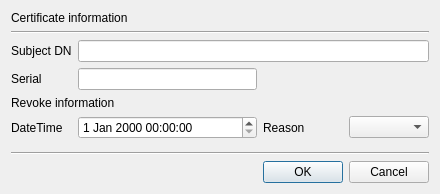
<?xml version="1.0" encoding="UTF-8"?>
<ui version="4.0">
 <class>RevokeCertDlg</class>
 <widget class="QDialog" name="RevokeCertDlg">
  <property name="geometry">
   <rect>
    <x>0</x>
    <y>0</y>
    <width>440</width>
    <height>194</height>
   </rect>
  </property>
  <property name="windowTitle">
   <string>Revoke certificate</string>
  </property>
  <layout class="QGridLayout" name="gridLayout">
   <item row="4" column="0" colspan="2">
    <widget class="QLabel" name="label_4">
     <property name="text">
      <string>Revoke information</string>
     </property>
    </widget>
   </item>
   <item row="2" column="1" colspan="3">
    <widget class="QLineEdit" name="mSubjectDNText"/>
   </item>
   <item row="8" column="2" colspan="2">
    <widget class="QDialogButtonBox" name="buttonBox">
     <property name="orientation">
      <enum>Qt::Horizontal</enum>
     </property>
     <property name="standardButtons">
      <set>QDialogButtonBox::Cancel|QDialogButtonBox::Ok</set>
     </property>
    </widget>
   </item>
   <item row="0" column="0" colspan="2">
    <widget class="QLabel" name="label">
     <property name="text">
      <string>Certificate information</string>
     </property>
    </widget>
   </item>
   <item row="5" column="0">
    <widget class="QLabel" name="label_5">
     <property name="text">
      <string>DateTime</string>
     </property>
    </widget>
   </item>
   <item row="6" column="0">
    <spacer name="verticalSpacer">
     <property name="orientation">
      <enum>Qt::Vertical</enum>
     </property>
     <property name="sizeHint" stdset="0">
      <size>
       <width>20</width>
       <height>40</height>
      </size>
     </property>
    </spacer>
   </item>
   <item row="3" column="1">
    <widget class="QLineEdit" name="mSerialText"/>
   </item>
   <item row="5" column="2">
    <widget class="QLabel" name="label_6">
     <property name="text">
      <string>Reason</string>
     </property>
    </widget>
   </item>
   <item row="3" column="0">
    <widget class="QLabel" name="label_3">
     <property name="text">
      <string>Serial</string>
     </property>
    </widget>
   </item>
   <item row="5" column="1">
    <widget class="QDateTimeEdit" name="mRevokeDateTime"/>
   </item>
   <item row="2" column="0">
    <widget class="QLabel" name="label_2">
     <property name="text">
      <string>Subject DN</string>
     </property>
    </widget>
   </item>
   <item row="5" column="3">
    <widget class="QComboBox" name="mReasonCombo"/>
   </item>
   <item row="1" column="0" colspan="4">
    <widget class="Line" name="line">
     <property name="orientation">
      <enum>Qt::Horizontal</enum>
     </property>
    </widget>
   </item>
   <item row="7" column="0" colspan="4">
    <widget class="Line" name="line_2">
     <property name="orientation">
      <enum>Qt::Horizontal</enum>
     </property>
    </widget>
   </item>
  </layout>
 </widget>
 <resources/>
 <connections>
  <connection>
   <sender>buttonBox</sender>
   <signal>accepted()</signal>
   <receiver>RevokeCertDlg</receiver>
   <slot>accept()</slot>
   <hints>
    <hint type="sourcelabel">
     <x>248</x>
     <y>254</y>
    </hint>
    <hint type="destinationlabel">
     <x>157</x>
     <y>274</y>
    </hint>
   </hints>
  </connection>
  <connection>
   <sender>buttonBox</sender>
   <signal>rejected()</signal>
   <receiver>RevokeCertDlg</receiver>
   <slot>reject()</slot>
   <hints>
    <hint type="sourcelabel">
     <x>316</x>
     <y>260</y>
    </hint>
    <hint type="destinationlabel">
     <x>286</x>
     <y>274</y>
    </hint>
   </hints>
  </connection>
 </connections>
</ui>
